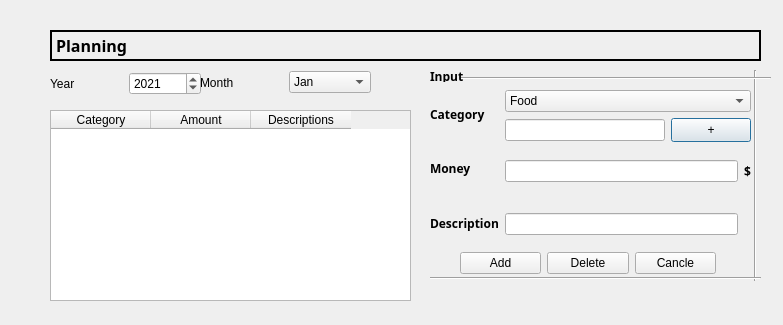
<?xml version="1.0" encoding="UTF-8"?>
<ui version="4.0">
 <class>Planning</class>
 <widget class="QDialog" name="Planning">
  <property name="geometry">
   <rect>
    <x>0</x>
    <y>0</y>
    <width>783</width>
    <height>325</height>
   </rect>
  </property>
  <property name="windowTitle">
   <string>Dialog</string>
  </property>
  <widget class="Line" name="line">
   <property name="geometry">
    <rect>
     <x>730</x>
     <y>70</y>
     <width>51</width>
     <height>211</height>
    </rect>
   </property>
   <property name="orientation">
    <enum>Qt::Vertical</enum>
   </property>
  </widget>
  <widget class="QLabel" name="planning">
   <property name="geometry">
    <rect>
     <x>50</x>
     <y>30</y>
     <width>711</width>
     <height>31</height>
    </rect>
   </property>
   <property name="font">
    <font>
     <family>Agency FB</family>
     <pointsize>12</pointsize>
     <weight>75</weight>
     <bold>true</bold>
    </font>
   </property>
   <property name="frameShape">
    <enum>QFrame::WinPanel</enum>
   </property>
   <property name="text">
    <string>Planning</string>
   </property>
  </widget>
  <widget class="Line" name="line_2">
   <property name="geometry">
    <rect>
     <x>460</x>
     <y>70</y>
     <width>311</width>
     <height>16</height>
    </rect>
   </property>
   <property name="orientation">
    <enum>Qt::Horizontal</enum>
   </property>
  </widget>
  <widget class="Line" name="line_3">
   <property name="geometry">
    <rect>
     <x>430</x>
     <y>270</y>
     <width>331</width>
     <height>16</height>
    </rect>
   </property>
   <property name="orientation">
    <enum>Qt::Horizontal</enum>
   </property>
  </widget>
  <widget class="QTableWidget" name="planningWidget">
   <property name="geometry">
    <rect>
     <x>50</x>
     <y>110</y>
     <width>361</width>
     <height>191</height>
    </rect>
   </property>
   <column>
    <property name="text">
     <string>Category</string>
    </property>
   </column>
   <column>
    <property name="text">
     <string>Amount</string>
    </property>
   </column>
   <column>
    <property name="text">
     <string>Descriptions</string>
    </property>
   </column>
  </widget>
  <widget class="QLabel" name="label_5">
   <property name="geometry">
    <rect>
     <x>430</x>
     <y>70</y>
     <width>54</width>
     <height>12</height>
    </rect>
   </property>
   <property name="font">
    <font>
     <family>Agency FB</family>
     <weight>75</weight>
     <bold>true</bold>
    </font>
   </property>
   <property name="text">
    <string>Input</string>
   </property>
  </widget>
  <widget class="QWidget" name="layoutWidget">
   <property name="geometry">
    <rect>
     <x>430</x>
     <y>90</y>
     <width>321</width>
     <height>157</height>
    </rect>
   </property>
   <layout class="QHBoxLayout" name="horizontalLayout_2">
    <item>
     <layout class="QVBoxLayout" name="verticalLayout">
      <item>
       <widget class="QLabel" name="category_2">
        <property name="font">
         <font>
          <family>Agency FB</family>
          <weight>75</weight>
          <bold>true</bold>
         </font>
        </property>
        <property name="text">
         <string>Category</string>
        </property>
       </widget>
      </item>
      <item>
       <widget class="QLabel" name="money_2">
        <property name="font">
         <font>
          <family>Agency FB</family>
          <weight>75</weight>
          <bold>true</bold>
         </font>
        </property>
        <property name="text">
         <string>Money</string>
        </property>
       </widget>
      </item>
      <item>
       <widget class="QLabel" name="description_2">
        <property name="font">
         <font>
          <family>Agency FB</family>
          <weight>75</weight>
          <bold>true</bold>
         </font>
        </property>
        <property name="text">
         <string>Description</string>
        </property>
       </widget>
      </item>
     </layout>
    </item>
    <item>
     <layout class="QVBoxLayout" name="verticalLayout_3">
      <item>
       <layout class="QHBoxLayout" name="horizontalLayout_10">
        <item>
         <layout class="QVBoxLayout" name="verticalLayout_2">
          <item>
           <widget class="QComboBox" name="CategoryBox">
            <item>
             <property name="text">
              <string>Food</string>
             </property>
            </item>
            <item>
             <property name="text">
              <string>Education</string>
             </property>
            </item>
            <item>
             <property name="text">
              <string>Transportation</string>
             </property>
            </item>
            <item>
             <property name="text">
              <string>Clothes</string>
             </property>
            </item>
            <item>
             <property name="text">
              <string>Entertainment</string>
             </property>
            </item>
            <item>
             <property name="text">
              <string>Communication fee</string>
             </property>
            </item>
            <item>
             <property name="text">
              <string>If you want add more input name and press +</string>
             </property>
            </item>
           </widget>
          </item>
          <item>
           <layout class="QHBoxLayout" name="horizontalLayout">
            <item>
             <widget class="QLineEdit" name="lineEdit"/>
            </item>
            <item>
             <widget class="QPushButton" name="pushButton">
              <property name="minimumSize">
               <size>
                <width>80</width>
                <height>24</height>
               </size>
              </property>
              <property name="maximumSize">
               <size>
                <width>16777215</width>
                <height>24</height>
               </size>
              </property>
              <property name="text">
               <string>+</string>
              </property>
             </widget>
            </item>
           </layout>
          </item>
         </layout>
        </item>
       </layout>
      </item>
      <item>
       <layout class="QHBoxLayout" name="horizontalLayout_11">
        <item>
         <widget class="QLineEdit" name="line_money_2"/>
        </item>
        <item>
         <widget class="QLabel" name="label">
          <property name="font">
           <font>
            <family>Agency FB</family>
            <weight>75</weight>
            <bold>true</bold>
           </font>
          </property>
          <property name="text">
           <string>$</string>
          </property>
         </widget>
        </item>
       </layout>
      </item>
      <item>
       <layout class="QHBoxLayout" name="horizontalLayout_12">
        <item>
         <widget class="QLineEdit" name="line_descript_2"/>
        </item>
        <item>
         <widget class="QLabel" name="label_3">
          <property name="text">
           <string/>
          </property>
         </widget>
        </item>
       </layout>
      </item>
     </layout>
    </item>
   </layout>
  </widget>
  <widget class="QWidget" name="layoutWidget">
   <property name="geometry">
    <rect>
     <x>50</x>
     <y>70</y>
     <width>151</width>
     <height>27</height>
    </rect>
   </property>
   <layout class="QHBoxLayout" name="horizontalLayout_4">
    <item>
     <widget class="QLabel" name="year">
      <property name="text">
       <string>Year </string>
      </property>
     </widget>
    </item>
    <item>
     <widget class="QSpinBox" name="spinBox">
      <property name="maximum">
       <number>3000</number>
      </property>
      <property name="value">
       <number>2021</number>
      </property>
     </widget>
    </item>
   </layout>
  </widget>
  <widget class="QWidget" name="layoutWidget_2">
   <property name="geometry">
    <rect>
     <x>200</x>
     <y>70</y>
     <width>171</width>
     <height>25</height>
    </rect>
   </property>
   <layout class="QHBoxLayout" name="horizontalLayout_3">
    <item>
     <widget class="QLabel" name="month">
      <property name="text">
       <string>Month</string>
      </property>
     </widget>
    </item>
    <item>
     <widget class="QComboBox" name="combo_month">
      <item>
       <property name="text">
        <string>Jan</string>
       </property>
      </item>
      <item>
       <property name="text">
        <string>Feb</string>
       </property>
      </item>
      <item>
       <property name="text">
        <string>Mar</string>
       </property>
      </item>
      <item>
       <property name="text">
        <string>Apr</string>
       </property>
      </item>
      <item>
       <property name="text">
        <string>May</string>
       </property>
      </item>
      <item>
       <property name="text">
        <string>Jun</string>
       </property>
      </item>
      <item>
       <property name="text">
        <string>Jul</string>
       </property>
      </item>
      <item>
       <property name="text">
        <string>Aug</string>
       </property>
      </item>
      <item>
       <property name="text">
        <string>Sep</string>
       </property>
      </item>
      <item>
       <property name="text">
        <string>Oct</string>
       </property>
      </item>
      <item>
       <property name="text">
        <string>Nov</string>
       </property>
      </item>
      <item>
       <property name="text">
        <string>Dec</string>
       </property>
      </item>
     </widget>
    </item>
   </layout>
  </widget>
  <widget class="QWidget" name="layoutWidget_4">
   <property name="geometry">
    <rect>
     <x>460</x>
     <y>250</y>
     <width>256</width>
     <height>26</height>
    </rect>
   </property>
   <layout class="QHBoxLayout" name="horizontalLayout_6">
    <item>
     <widget class="QPushButton" name="addButton">
      <property name="text">
       <string>Add</string>
      </property>
     </widget>
    </item>
    <item>
     <widget class="QPushButton" name="deleteButton_2">
      <property name="text">
       <string>Delete</string>
      </property>
     </widget>
    </item>
    <item>
     <widget class="QPushButton" name="cancle_Button_3">
      <property name="text">
       <string>Cancle</string>
      </property>
     </widget>
    </item>
   </layout>
  </widget>
 </widget>
 <resources/>
 <connections/>
</ui>
